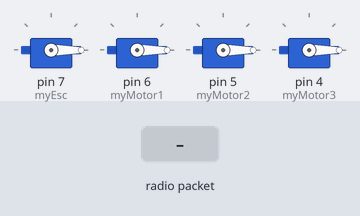
Recording of a sketch running on a simulated Arduino Uno, built with avr-gcc and run on an emulated ATmega328P. On the bench: 4 × servo. The inputs (shaded band) are chosen by the test bench. No radio packets arrive unless stated.

Above: at 1.2 s.
1.3 s: radio packet "5" arrives
At 2.4 s:
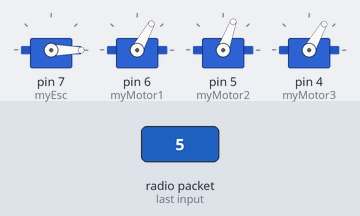
2.8 s: radio packet "200" arrives
At 3.6 s:
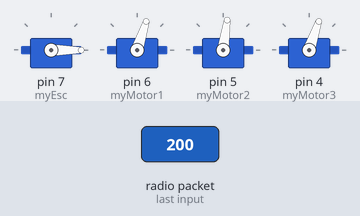
Timing chart, 0 to 5.8 s (numbered marks = the images above; inputs shaded):
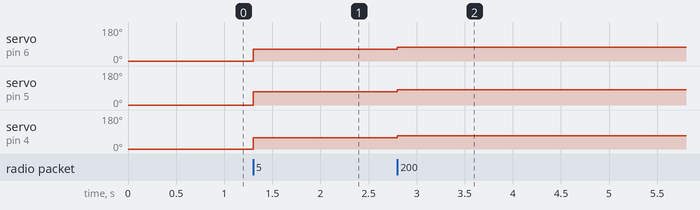

Measured:
- after the input at 1.3 s, servo on pin 6 (myMotor1): 0° → 61° at once; servo on pin 5 (myMotor2): 0° → 70° at once; servo on pin 4 (myMotor3): 0° → 60° at once
- after the input at 2.8 s, servo on pin 6 (myMotor1): 61° → 72° at once; servo on pin 5 (myMotor2): 70° → 82° at once; servo on pin 4 (myMotor3): 60° → 71° at once

The sketch:

Receiver.ino
```cpp
//Include Libraries
#include <SPI.h>
#include <nRF24L01.h>
#include <RF24.h>
#include <string.h>
#include <Servo.h>

//create an RF24 object
RF24 radio(9, 10);  // CE, CSN
//address through which two modules communicate.
const byte address[6] = "00002";
char text[32] = { 0 };
String myData = "";
String data1 = "";
String data2 = "";
String data3 = "";
String data4 = "";

Servo myEsc;
Servo myMotor1;
Servo myMotor2;
Servo myMotor3;

int pot1 = 0;
int pot2 = 0;
int pot3 = 0;
int pot4 = 0;

void setup() {
  //Serial.begin(9600);
  //Serial.println("Serial is Okey");
  radio.begin();
  //Serial.println("Radio is Okey");
  radio.setPALevel(RF24_PA_MAX);  //Transmitter RF Power Setting
  //MIN=-18dBm, LOW=-12dBm, HIGH=-6dBm, MAX=0dBm.
  radio.setChannel(100);  //above most WiFi frequencies. RF Channel setting 0-125
  radio.setDataRate(RF24_250KBPS);
  //set the address
  radio.openReadingPipe(0, address);
  //Set module as receiver
  radio.startListening();
  myEsc.attach(7);
  myMotor1.attach(6);
  myMotor2.attach(5);
  myMotor3.attach(4);
}
void loop() {
  //Read the data if available in buffer
  if(radio.available())
  {
    radio.read(&text, sizeof(text));
    myData = text;
    int index1 = myData.indexOf(',');
    data1 = myData.substring(0, index1);
    int index2 = myData.indexOf(',', index1 + 1);
    data2 = myData.substring(index1 + 1, index2);
    int index3 = myData.indexOf(',', index2 + 1);
    data3 = myData.substring(index2 + 1, index3);
    data4 = myData.substring(index3 + 1);
    pot4 = data4.toInt();
    //data3.toInt();
    pot2 = data2.toInt();
    pot1 = data1.toInt();
    pot3 = pot1;

    pot1 = map(pot1, 0, 1024, 60, 120);
    pot2 = map(pot2, 0, 1024, 70, 135);
    pot3 = map(pot3, 1024, 0, 120, 60);
    pot4 = map(pot4, 550, 1024, 0, 180);
    /*Serial.print(pot1);
    Serial.print("-");
    Serial.print(pot2);
    Serial.print("-");
    Serial.print(pot3);
    Serial.print("-");
    Serial.print(pot4);
    Serial.println();*/
  }

  myEsc.write(pot4);
  myMotor1.write(pot3);
  myMotor2.write(pot2);
  myMotor3.write(pot1);
}
```
